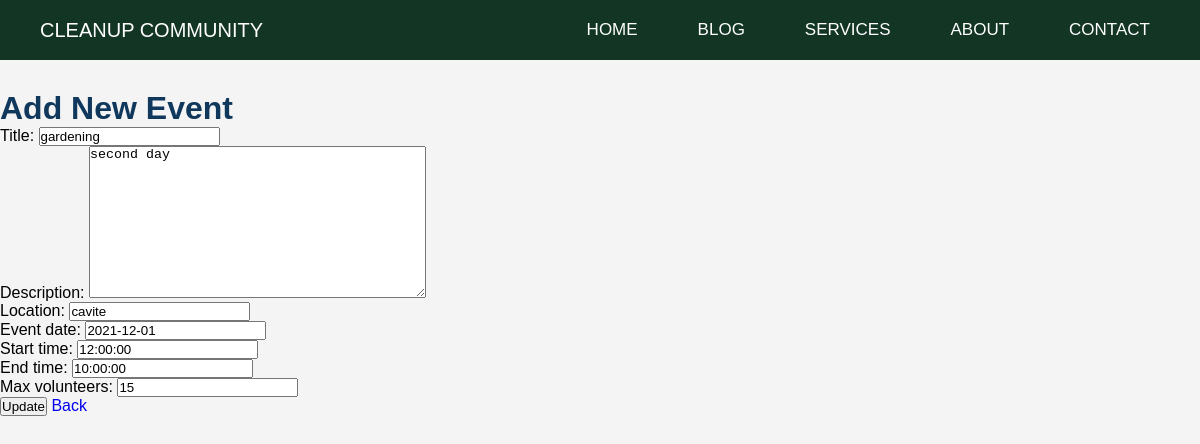
The page /event/19/edit on the database as committed earlier.
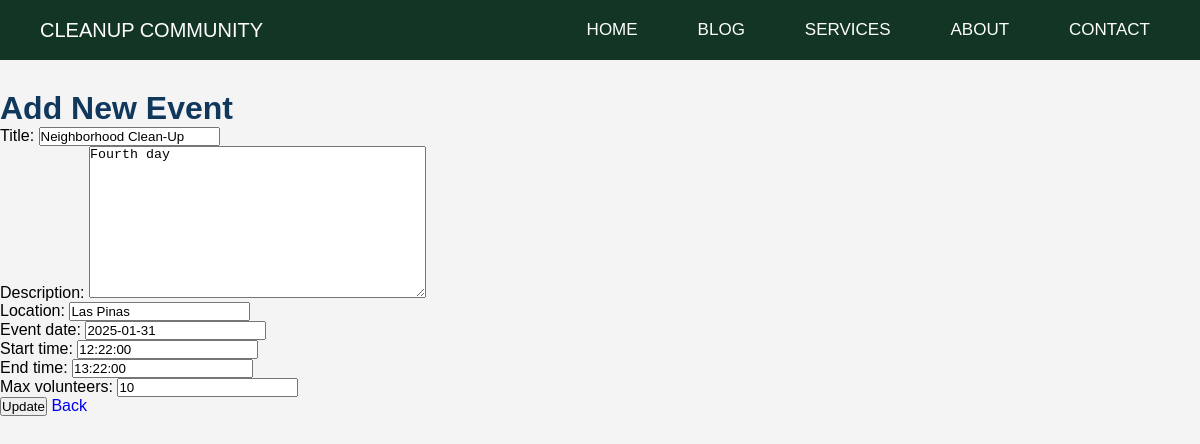
The same page on the database as committed later.
### app/models.py (models this page shows, shortened)
class Event(models.Model):
    title = models.CharField(max_length=100)
    description = models.TextField(max_length =300)
    location = models.CharField(max_length=255)
    event_date = models.DateField()
    start_time = models.TimeField()
    end_time = models.TimeField()
    max_volunteers = models.IntegerField()

### app/views.py (the view)
# urls.py: path('event/<int:pk>/edit', EventUpdateView.as_view(), name='event_update'),
class EventUpdateView(UpdateView):
    model = Event
    fields = ['title', 'description', 'location', 'event_date', 'start_time', 'end_time',
             'max_volunteers']
    template_name = 'app/event_update.html'

### app/templates/app/event_update.html (shortened to what this page needs)
{% include 'app/base.html' %}
{% load static %}
{% block content %}
<link rel="stylesheet" href="{% static 'css/event_update.css' %}">
    <h1>Add New Event</h1>
    <form action="{% url 'event_update' object.pk %}" method="post">
        {{form.as_p}}
        <input type="submit" value="Update">
        <a href="/services">Back</a>
    </form>
{% endblock content %}

Rows that differ between the two databases and show on the page:
changed Event: title "gardening" → "Neighborhood Clean-Up"; description "second day" → "Fourth day"; location "cavite" → "Las Pinas"; event_date "2021-12-01" → "2025-01-31"; start_time "12:00:00" → "12:22:00"; end_time "10:00:00" → "13:22:00"; max_volunteers "15" → "10"
